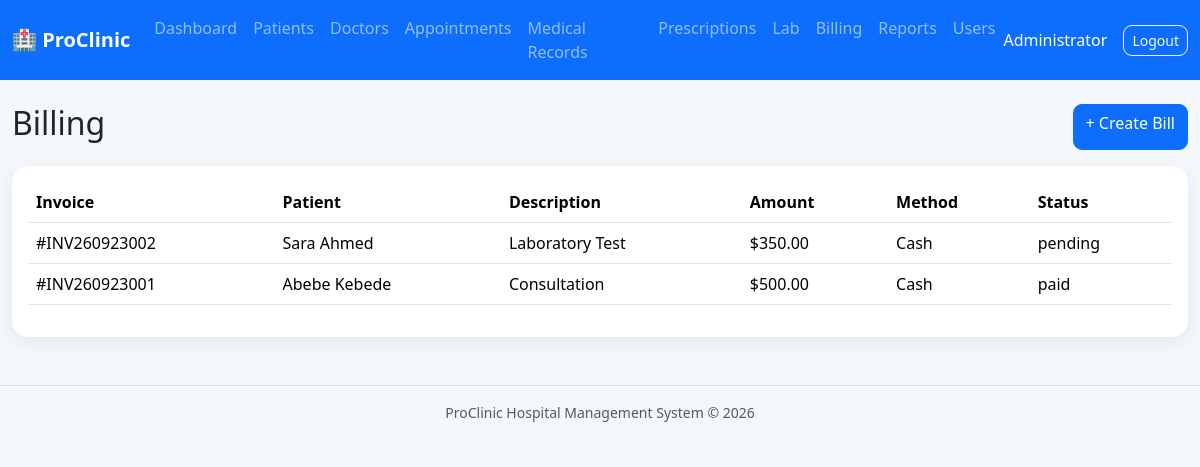
Screenshot of /billing/index.php (signed in) with the database file from the repository.
### tables this page shows
CREATE TABLE bills(id INT AUTO_INCREMENT PRIMARY KEY,invoice_no VARCHAR(40) UNIQUE,patient_id INT,description VARCHAR(255),amount DECIMAL(12,2),method VARCHAR(40),status ENUM('paid','pending','cancelled') DEFAULT 'pending',created_at TIMESTAMP DEFAULT CURRENT_TIMESTAMP,FOREIGN KEY(patient_id) REFERENCES patients(id));

CREATE TABLE patients(id INT AUTO_INCREMENT PRIMARY KEY,patient_code VARCHAR(30) UNIQUE,name VARCHAR(120) NOT NULL,gender VARCHAR(20),dob DATE,age INT,phone VARCHAR(40),email VARCHAR(150),blood_group VARCHAR(10),address VARCHAR(255),emergency_contact VARCHAR(100),created_at TIMESTAMP DEFAULT CURRENT_TIMESTAMP);

### includes/auth.php (called while the page is built, shortened)
<?php
function e($v) {
    return htmlspecialchars((string)$v, ENT_QUOTES, 'UTF-8');
}

### billing/index.php (the view)
<?php $page_title='Billing';require_once __DIR__.'/../includes/header.php';$rows=$pdo->query("SELECT b.*,p.name patient FROM bills b JOIN patients p ON p.id=b.patient_id ORDER BY b.id DESC")->fetchAll();?><div class="d-flex justify-content-between mb-3"><h2>Billing</h2><a href="add.php" class="btn btn-primary">+ Create Bill</a></div><div class="card p-3"><table class="table"><thead><tr><th>Invoice</th><th>Patient</th><th>Description</th><th>Amount</th><th>Method</th><th>Status</th></tr></thead><tbody><?php foreach($rows as $b):?><tr><td>#<?=$b['invoice_no']?></td><td><?=e($b['patient'])?></td><td><?=e($b['description'])?></td><td>$<?=number_format($b['amount'],2)?></td><td><?=$b['method']?></td><td><?=$b['status']?></td></tr><?php endforeach;?></tbody></table></div><?php require_once __DIR__.'/../includes/footer.php';?>

### assets/css/style.css (style rules this page uses)
body { background:#f4f7fb }
.card { border:0;border-radius:16px;box-shadow:0 5px 20px rgba(0,30,80,.07) }
.btn { border-radius:9px }
.table { vertical-align:middle }

### rows the page displays
bills: invoice_no "INV260923002", patient.name "Sara Ahmed", description "Laboratory Test", amount "350.00", method "Cash", status "pending"
bills: invoice_no "INV260923001", patient.name "Abebe Kebede", description "Consultation", amount "500.00", method "Cash", status "paid"

### other values shown
$_SESSION['user']['name'] "Administrator"
